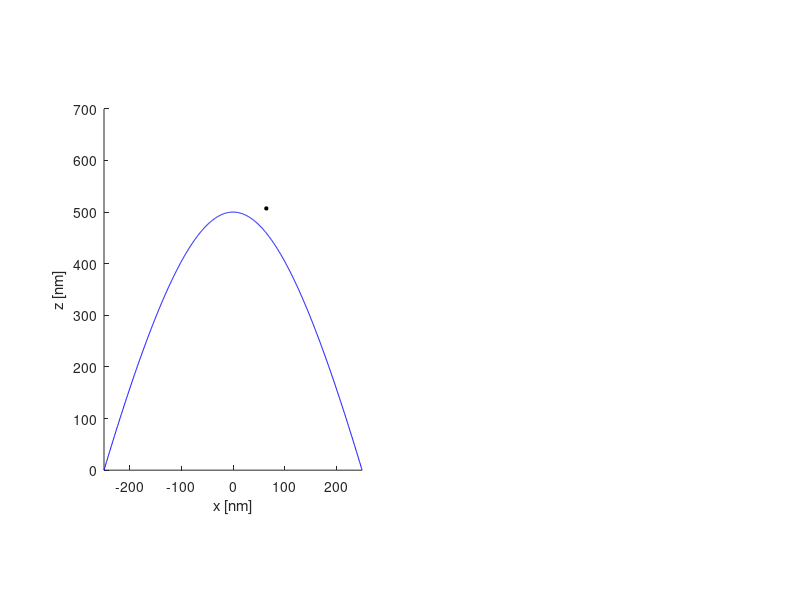

MATLAB code to generate this figure: (Note: this script raises an error after producing the figure.)
% Kristinn Torfason
% 24.04.2015
% Sphere approximation of image charge effect V3
% One sphere at location nearest to the charge
%
% Here we find the point on the tip closest to the electron. There we
% calculate the radius of curvature of the tip. We then create a sphere
% with that radius, that passes through this point and is orthogonal to a
% line from the electron to the point on that tip. This sphere is then
% use to calculate the image charge partner. See chapter 2.2 in Jackson.
% Note: The vacuum field is not included here.

close all
clear all

q = -1.602176565E-19; % Electron charge
epsilon_0 = 8.854187817E-12; % \epsilon_0

% r_tip = 2E-9;
% eta_1 = -0.9;
% eta_2 = 0.0;
% theta = acos(eta_1);
% a = abs(r_tip/(sin(theta)*tan(theta)));
% max_xi = 3.0;

%Base radius
R = 250.0E-9; % [nm]
%R = 250;
h = 500E-9; % [nm]
d = 1000.0E-9; % [nm]
d_plane = d + h;

max_xi = h/d + 1;
a = sqrt(d^2*R^2/(h^2+2*d*h) + d^2);
eta_1 = - d / a;
theta = acos(eta_1);
shift_z = abs(a*eta_1*max_xi);

disp('a')
disp(a/1.0E-9)

% Tip
max_x = a*sqrt(max_xi^2-1)*sqrt(1-eta_1^2)*1;
x_tip = linspace(-max_x, max_x, 1000);
%x_tip = 2.5719e-09;
%x = 0.0;
%y_tip = 0.0;

xi = sqrt(x_tip.^2/(a^2*(1-eta_1^2)*1) + 1);
z_tip = a .* xi .* eta_1;


% Particle 1
xi_a1 = 1.020;
%eta_a1 = (1450E-9 - shift_z)/a;
eta_a1 = -0.95;
phi_a1 = 0.0;

x_a1 = a * sqrt(xi_a1^2 - 1) * sqrt(1 - eta_a1^2) * cos(phi_a1);
y_a1 = a * sqrt(xi_a1^2 - 1) * sqrt(1 - eta_a1^2) * sin(phi_a1);
z_a1 = a * xi_a1 * eta_a1;

disp('Particle x [nm]')
disp(x_a1/1.0E-9)
disp('Particle y [nm]')
disp(y_a1/1.0E-9)
disp('Particle z [nm]')
disp((z_a1+shift_z)/1.0E-9)

% Particle 2
%xi_a2 = 1.05;
%eta_a2 = -0.80;
%phi_a2 = 0.0;

%x_a2 = a * sqrt(xi_a2^2 - 1) * sqrt(1 - eta_a2^2) * cos(phi_a2);
%y_a2 = a * sqrt(xi_a2^2 - 1) * sqrt(1 - eta_a2^2) * sin(phi_a2);
%z_a2 = a * xi_a2 * eta_a1;

subplot(1, 2, 1);
%figure(1);
hold on
axis equal
plot(x_tip/1E-9, (z_tip+shift_z)/1E-9, 'b-');

plot(x_a1/1E-9, (z_a1+shift_z)/1E-9, 'ok', 'MarkerFaceColor', 'k', 'MarkerSize', 2.5);
%plot(x_a2/1E-9, (z_a2+shift_z)/1E-9, '+k', 'MarkerFaceColor', 'k', 'MarkerSize', 2.5);
axis([-250, 250, 0, 700])
xlabel('x [nm]')
ylabel('z [nm]')


max_x = a*sqrt(max_xi^2-1)*sqrt(1-eta_1^2)*1;
%x_tip = linspace(-max_x, max_x, 1000);
x_tip_1 = linspace(-max_x, 0.0, 500);
x_tip_2 = linspace(0.0, max_x, 500);
x_tip = [x_tip_1, x_tip_2];

%x_tip = 2.5719e-09;
y_tip = 0.0;

xi = sqrt(x_tip.^2/(a^2*(1-eta_1^2)*1) + 1);
z_tip = a .* xi .* eta_1;


[x_0, y_0, z_0] = Find_closest_point(x_a1, y_a1, z_a1, eta_1, a);

xi_0 = abs(z_0/(a*eta_1));
R_sphere = abs(a/eta_1 * ( (xi_0^2 - eta_1^2).^(3/2) ) / (sqrt(1 - eta_1^2)));

n(1) = eta_1/sqrt(1-eta_1^2)*x_0/sqrt(x_0^2 + y_0^2 + a^2*(1-eta_1^2));
n(2) = eta_1/sqrt(1-eta_1^2)*y_0/sqrt(x_0^2 + y_0^2 + a^2*(1-eta_1^2));
n(3) = -1;

n = n/norm(n);

x_c = n(1).*R_sphere + x_0;
y_c = n(2).*R_sphere + y_0;
z_c = n(3).*R_sphere + z_0;


a_b = sqrt((x_a1 - x_c).^2 + (y_a1 - y_c).^2 + (z_a1 - z_c).^2);
b = 1.0*R_sphere^2/a_b;

x_b = -n(1)*b + x_c;
y_b = -n(2)*b + y_c;
z_b = -n(3)*b + z_c;

% Draw sphere
t = linspace(0, 2*pi, 100);
x_sp = x_c + 1*R_sphere*cos(t);
z_sp = z_c + 1*R_sphere*sin(t);

plot(x_sp/1E-9, (z_sp+shift_z)/1E-9, 'r--');
plot(x_b/1E-9, (z_b+shift_z)/1E-9, 'ok', 'MarkerFaceColor', 'k', 'MarkerSize', 2.5);
%

tmp_dis_a = ( (x_tip - x_a1).^2 + (y_tip - y_a1).^2 + (z_tip - z_a1).^2 );
tmp_dis_b = ( (x_tip - x_b).^2 + (y_tip - y_b).^2 + (z_tip - z_b).^2 );

E_x1 = q/(4*pi*epsilon_0) * (x_a1 - x_tip)./sqrt(tmp_dis_a).^(3);
E_x2 = q/(4*pi*epsilon_0) * (R_sphere.*(x_b - x_tip))./(a_b.*sqrt(tmp_dis_b).^(3));
E_x = E_x1 - E_x2;

E_y1 = q/(4*pi*epsilon_0) * (y_a1 - y_tip)./sqrt(tmp_dis_a).^(3);
E_y2 = q/(4*pi*epsilon_0) * (R_sphere.*(y_b - y_tip))./(a_b.*sqrt(tmp_dis_b).^(3));
E_y = E_y1 - E_y2;

E_z1 = q/(4*pi*epsilon_0) * (z_a1 - z_tip)./sqrt(tmp_dis_a).^(3);
E_z2 = q/(4*pi*epsilon_0) * (R_sphere.*(z_b - z_tip))./(a_b.*sqrt(tmp_dis_b).^(3));
E_z = E_z1 - E_z2;

E_new = sqrt(E_x.^2 + E_y.^2 + E_z.^2);

subplot(1, 2, 2);
%figure(2);
plot(x_tip/1E-9, E_new);
xlim([-250 250])
xlabel('x [nm]')
ylabel('E [V/m]')

x_s = x_tip/1E-9;
sigma_s = E_new*epsilon_0/1E-6;
%save('data_sphere_z-1475-xi-1_0.mat', 'x_s', 'sigma_s', '-v7')